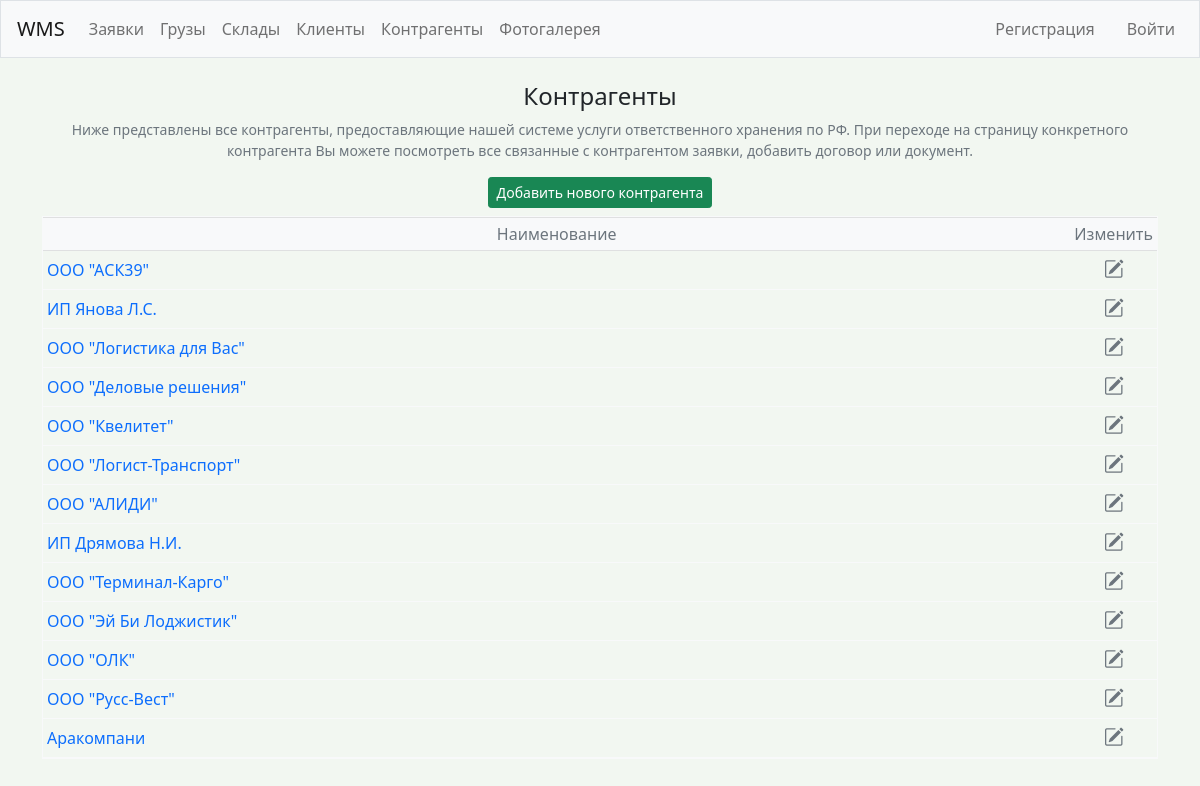
The app's page /contractors/ with its own data.
### wms/models.py (models this page shows, shortened)
class Contractor(models.Model):
    name = models.CharField(max_length=200)
    pub_date = models.DateTimeField('date published', auto_now_add=True)

### wms/views.py (the view)
# urls.py: path('contractors/', views.contractors, name='contractors'),
def contractors(request):
    contractors = Contractor.objects.all().order_by('pub_date')
    context = {'contractors': contractors}
    return render(request, 'wms/contractors.html', context)

### wms/templates/wms/contractors.html
{% extends "wms/base.html" %}
{% block page_header %}
  <h4 class="text-center fw-normal">Контрагенты</h4>
{% endblock page_header %}
{% block content %}
<p class="d-flex justify-content-center form-text text-center">Ниже представлены все контрагенты, предоставляющие нашей системе услуги ответственного хранения по РФ. При переходе на страницу конкретного контрагента Вы можете посмотреть все связанные с контрагентом заявки, добавить договор или документ.</p>
<div class="d-flex justify-content-center">
  <a class="btn btn-success btn-sm mb-2 fw-normal" href="{% url 'wms:new_contractor' %}">Добавить нового контрагента</a>
</div>
<table class="table table-sm table-hover table-responsive table-borderless w-100 d-block table-bordered border-light">
  <thead class="table-light text-center text-muted">
    <tr>
      <th class="col align-middle fw-normal">Наименование</th>
      <th class="col-1 align-middle fw-normal">Изменить</th>
    </tr>
  </thead>
  <tbody>
    {% for contractor in contractors %}
    <tr class="text-center fw-normal">
      <td class="text-left align-middle">
        <a class="text-decoration-none" href="{% url 'wms:contractor' contractor.id %}">{{ contractor.name }}</a>
      </td>
      <td class="col-1">
        <a class="link-secondary" href="{% url 'wms:update_contractor' contractor.id %}"><i class="bi bi-pencil-square fs-5" title="Изменить"></i></a>
      </td>
    </tr>
    {% empty %}
    <tr class="col-12">
      <td>Не добавлено ни одного контрагента. Добавьте первого контрагента.</td>
    </tr>
    {% endfor %}
  </tbody>
</table>
{% endblock content %}

### records on screen
Contractor: name "ООО \"АСК39\""
Contractor: name "ИП Янова Л.С."
Contractor: name "ООО \"Логистика для Вас\""
Contractor: name "ООО \"Деловые решения\""
Contractor: name "ООО \"Квелитет\""
Contractor: name "ООО \"Логист-Транспорт\""
Contractor: name "ООО \"АЛИДИ\""
Contractor: name "ИП Дрямова Н.И."
Contractor: name "ООО \"Терминал-Карго\""
Contractor: name "ООО \"Эй Би Лоджистик\""
Contractor: name "ООО \"ОЛК\""
Contractor: name "ООО \"Русс-Вест\""
Contractor: name "Аракомпани"
